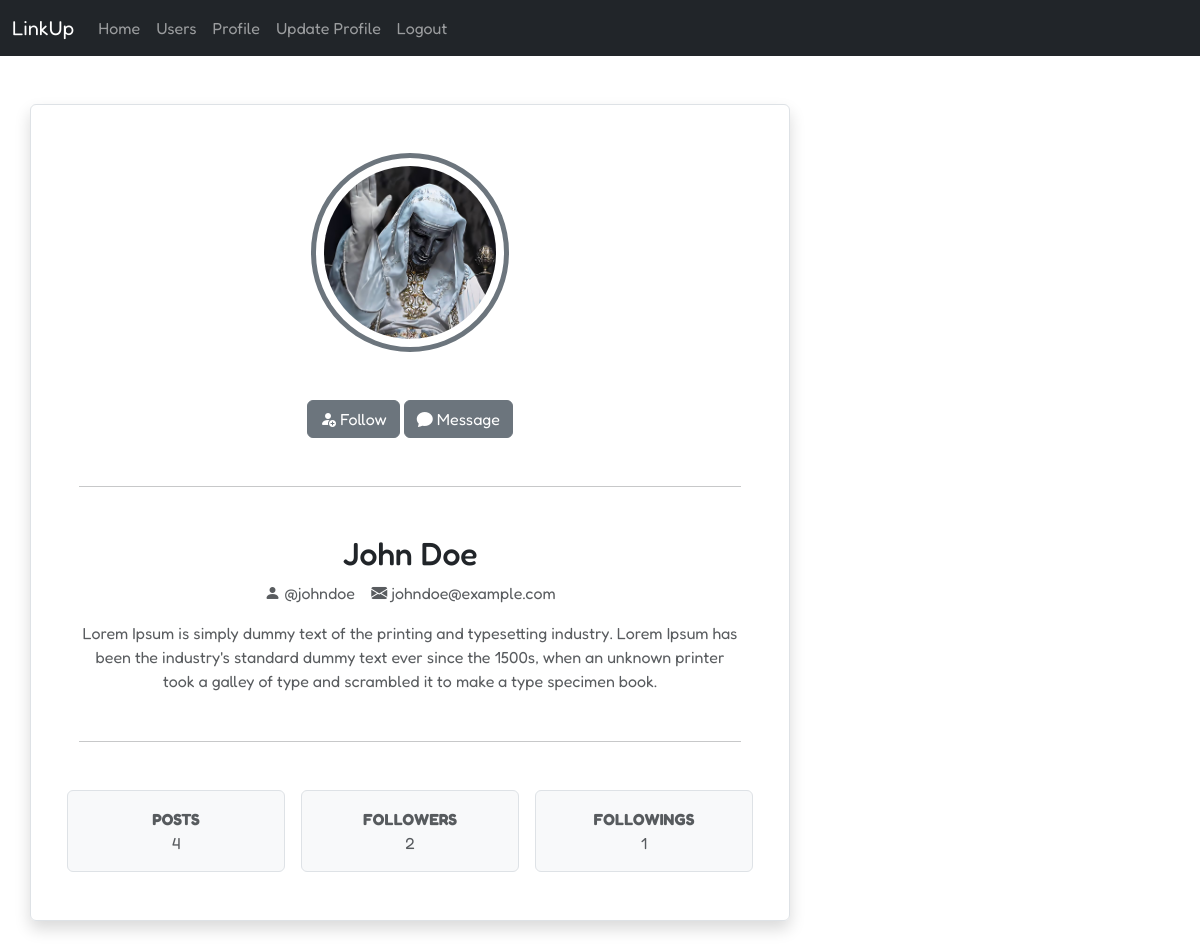
Screenshot of /account/johndoe/ (signed in) with the database file from the repository.
### account/models.py (models this page shows, shortened)
class Account(AbstractUser):
	COLOR_CHOICE = [
		('primary', 'Primary'),
		('secondary', 'Secondary'),
		('success', 'Success'),
		('info', 'Info'),
		('danger', 'Danger'),
		('warning', 'Warning'),
		('dark', 'Dark'),
	]
	class Meta:
		verbose_name = 'Account'
		verbose_name_plural = 'Accounts'
	picture = models.ImageField(upload_to='accounts/pictures/', blank=True, null=True)
	bio = models.TextField(max_length=300, blank=True, null=True)
	is_private = models.BooleanField(default=True)
	slug = models.SlugField(unique=True, blank=True, null=True)
	follows = models.ManyToManyField('self', symmetrical=False, blank=True, related_name='followers')
	color = models.CharField(max_length=12, choices=COLOR_CHOICE, default='secondary', blank=True, null=True)

### account/views.py (the view)
# urls.py: path('<slug:slug>/', views.view_account, name='view-account'),
def view_account(req, slug):
	account = get_object_or_404(Account, slug=slug)
	followers_count = account.followers.count()
	following_count = account.follows.count()
	return render(req, 'account/account.html',
		{'a': account, 'followers_count': followers_count, 'following_count': following_count})

### templates/account/account.html (shortened to what this page needs)
{% extends 'base.html' %}
{% load static %}
{% block content %}
	<div class="row">
		<div class="col-md-8 p-5 shadow border rounded">
			<img class="mb-5 rounded-circle d-block mx-auto border border-5 p-2 border-{{ a.color }}"
				src="{% if a.picture %}{{ a.picture.url }}{% else %}{% static 'img/default-pic.png' %}{% endif %}"
				alt="{{ a.username }}" style="width: 30%;">
			<div class="text-center">
				{% if user in a.followers.all %}
				    <a class="btn btn-{{ a.color }}" href="{% url 'unfollow' a.slug %}"><i class="bi bi-person-dash"></i> Unfollow</a>
				{% else %}
				    <a class="btn btn-{{ a.color }}" href="{% url 'follow' a.slug %}"><i class="bi bi-person-fill-add"></i> Follow</a>
				{% endif %}
				<a class="btn btn-{{ a.color }}" href=""><i class="bi bi-chat-fill"></i> Message</a>
			</div>
			<hr class="my-5">
			<h2 class="text-center">{{ a.first_name }} {{ a.last_name }}</h2>
			<p class="text-center text-muted"><i class="bi bi-person-fill"></i> @{{ a.username }}&nbsp;&nbsp;&nbsp;&nbsp;<i class="bi bi-envelope-fill"></i> {{ a.email }}</p>
			{% if a.bio %}
				<p class="text-center text-muted">{{ a.bio }}</p>
			{% endif %}
			<hr class="my-5">
			<div class="row gap-3">
				<a href="#" class="col text-decoration-none text-muted text-center bg-light p-3 border rounded"><strong class="text-uppercase">Posts</strong><br>4</a>
				<a href="#" class="col text-decoration-none text-muted text-center bg-light p-3 border rounded"><strong class="text-uppercase">Followers</strong><br>{{ followers_count }}</a>
				<a href="#" class="col text-decoration-none text-muted text-center bg-light p-3 border rounded"><strong class="text-uppercase">Followings</strong><br>{{ following_count }}</a>
			</div>
		</div>
	</div>
{% endblock %}

### templates/base.html (style rules this page uses)
* { font-family: "Fredoka", sans-serif; }

### rows the page displays
Account: picture (picture), first_name "John", last_name "Doe", username "johndoe", email "johndoe@example.com", bio "Lorem Ipsum is simply dummy text of the printing and typesetting industry. Lorem Ipsum has been the industry's standard dummy text ever since the 1500s, when an unknown printer took a galley of type and scrambled it to make a type specimen book."

### other values shown
{{ followers_count }} "2"
{{ following_count }} "1"
